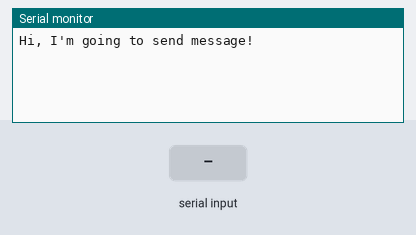
This sketch was run on a simulated Arduino Uno, built with avr-gcc and run on an emulated ATmega328P. On the bench: the last lines printed to the serial monitor. The test bench sets the inputs (shaded band).

Above: at 1.7 s.
1.8 s: "1" received over the second serial link
At 2.2 s:
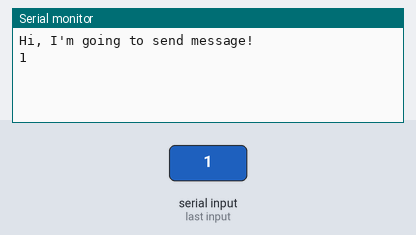
3.3 s: "0" received over the second serial link
At 4.5 s:
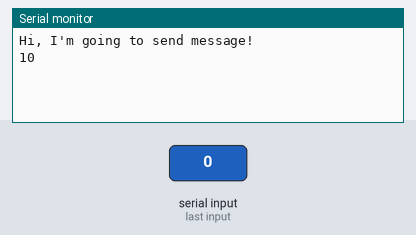

Measured:
- after the input at 1.8 s, the serial monitor: prints a new line at once (image 1)
- after the input at 3.3 s, the serial monitor: prints a new line at once (image 2)

The sketch:

nodeMCU_E22LoRa.ino
```cpp
#include "Arduino.h"
#include <SoftwareSerial.h>

SoftwareSerial E22serial(5, 4);

void setup() {
  Serial.begin(9600);
  delay(500);

  Serial.println("Hi, I'm going to send message!");

  E22serial.begin(9600);
  E22serial.println("  HELLO");
  delay(50);
  E22serial.println("  WORLD");
}

void loop() {
  if (E22serial.available()) {
    Serial.write(E22serial.read());
  }
  if (Serial.available()) {
    E22serial.write(Serial.read());
  }
  E22serial.println("  HELLO WORLD");
}
```
